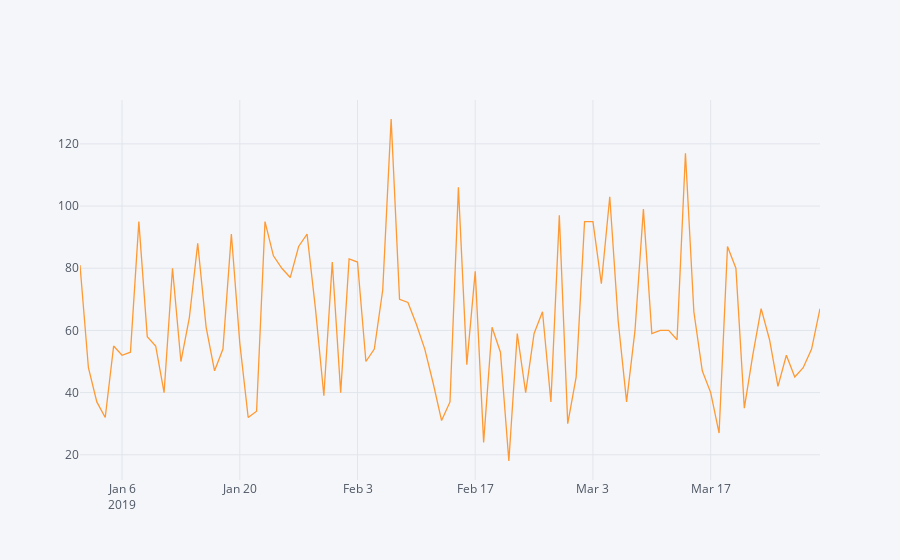

This figure's notebook cell:
### Code cell
cumulative_quantity.iplot(kind='line')

### Figure 1 — Plotly figure (JSON) as saved in the notebook; plotly's stock layout.template omitted (floating-point values rounded to 4 significant figures)
{"data": [{"line": {"color": "rgba(255, 153, 51, 1.0)", "dash": "solid", "shape": "linear", "width": 1.3}, "mode": "lines", "name": "Quantity", "text": "", "type": "scatter", "x": ["2019-01-01", "2019-01-02", "2019-01-03", "2019-01-04", "2019-01-05", "2019-01-06", "2019-01-07", "2019-01-08", "2019-01-09", "2019-01-10", "2019-01-11", "2019-01-12", "2019-01-13", "2019-01-14", "2019-01-15", "2019-01-16", "2019-01-17", "2019-01-18", "2019-01-19", "2019-01-20", "2019-01-21", "2019-01-22", "2019-01-23", "2019-01-24", "2019-01-25", "2019-01-26", "2019-01-27", "2019-01-28", "2019-01-29", "2019-01-30", "2019-01-31", "2019-02-01", "2019-02-02", "2019-02-03", "2019-02-04", "2019-02-05", "2019-02-06", "2019-02-07", "2019-02-08", "2019-02-09", "2019-02-10", "2019-02-11", "2019-02-12", "2019-02-13", "2019-02-14", "2019-02-15", "2019-02-16", "2019-02-17", "2019-02-18", "2019-02-19", "2019-02-20", "2019-02-21", "2019-02-22", "2019-02-23", "2019-02-24", "2019-02-25", "2019-02-26", "2019-02-27", "2019-02-28", "2019-03-01", "2019-03-02", "2019-03-03", "2019-03-04", "2019-03-05", "2019-03-06", "2019-03-07", "2019-03-08", "2019-03-09", "2019-03-10", "2019-03-11", "2019-03-12", "2019-03-13", "2019-03-14", "2019-03-15", "2019-03-16", "2019-03-17", "2019-03-18", "2019-03-19", "2019-03-20", "2019-03-21", "2019-03-22", "2019-03-23", "2019-03-24", "2019-03-25", "2019-03-26", "2019-03-27", "2019-03-28", "2019-03-29", "2019-03-30"], "y": [81, 48, 37, 32, 55, 52, 53, 95, 58, 55, 40, 80, 50, 64, 88, 61, 47, 54, 91, 56, 32, 34, 95, 84, 80, 77, 87, 91, 67, 39, 82, 40, 83, 82, 50, 54, 73, 128, 70, 69, 62, 54, 43, 31, 37, 106, 49, 79, 24, 61, 53, 18, 59, 40, 59, 66, 37, 97, 30, 45, 95, 95, 75, 103, 63, 37, 60, 99, 59, 60, 60, 57, 117, 66, 47, 40, 27, 87, 80, 35, 52, 67, 57, 42, 52, 45, 48, 54, 67]}], "layout": {"legend": {"bgcolor": "#F5F6F9", "font": {"color": "#4D5663"}}, "paper_bgcolor": "#F5F6F9", "plot_bgcolor": "#F5F6F9", "title": {"font": {"color": "#4D5663"}}, "xaxis": {"gridcolor": "#E1E5ED", "showgrid": true, "tickfont": {"color": "#4D5663"}, "title": {"font": {"color": "#4D5663"}, "text": ""}, "zerolinecolor": "#E1E5ED"}, "yaxis": {"gridcolor": "#E1E5ED", "showgrid": true, "tickfont": {"color": "#4D5663"}, "title": {"font": {"color": "#4D5663"}, "text": ""}, "zerolinecolor": "#E1E5ED"}}}
